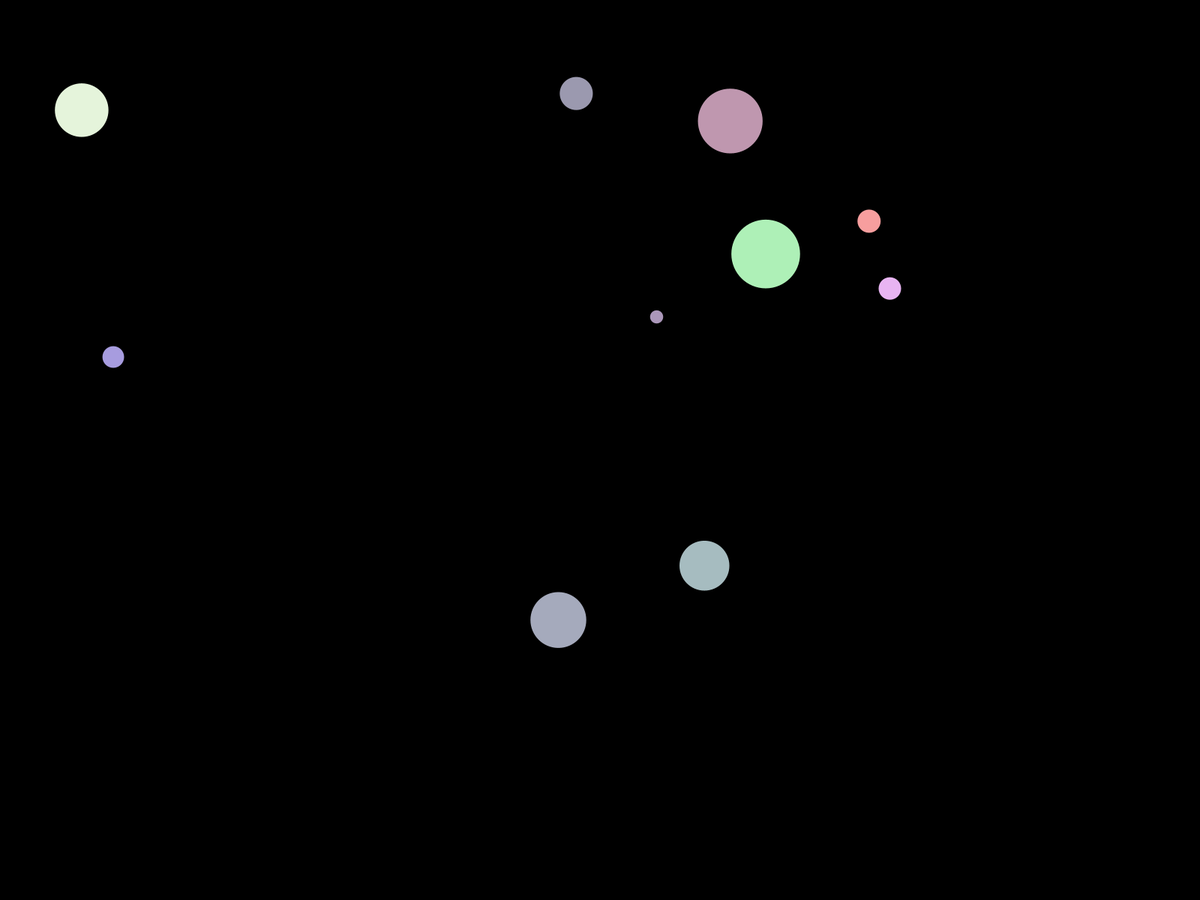
Frame 1 (no input)
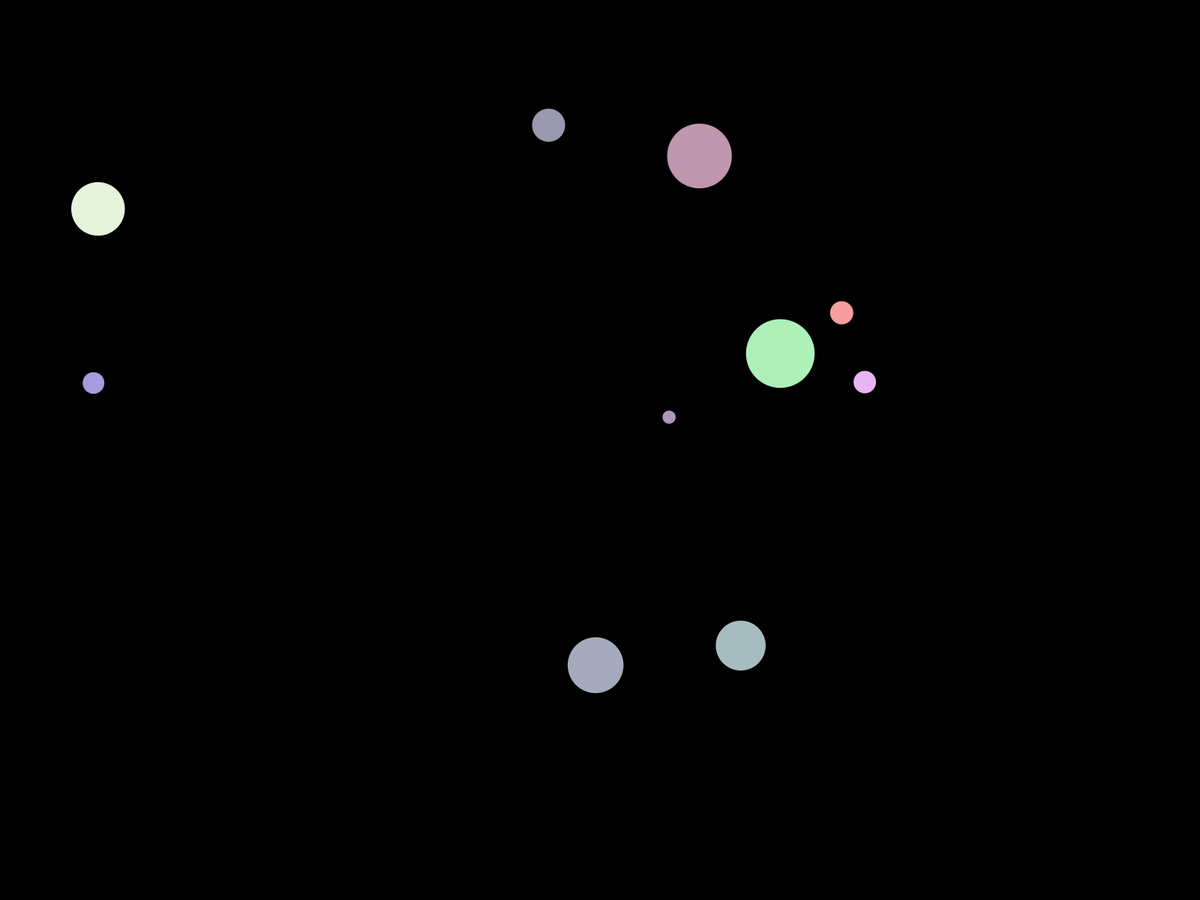
Frame 60 (the mouse pressed at the canvas centre just before this capture)
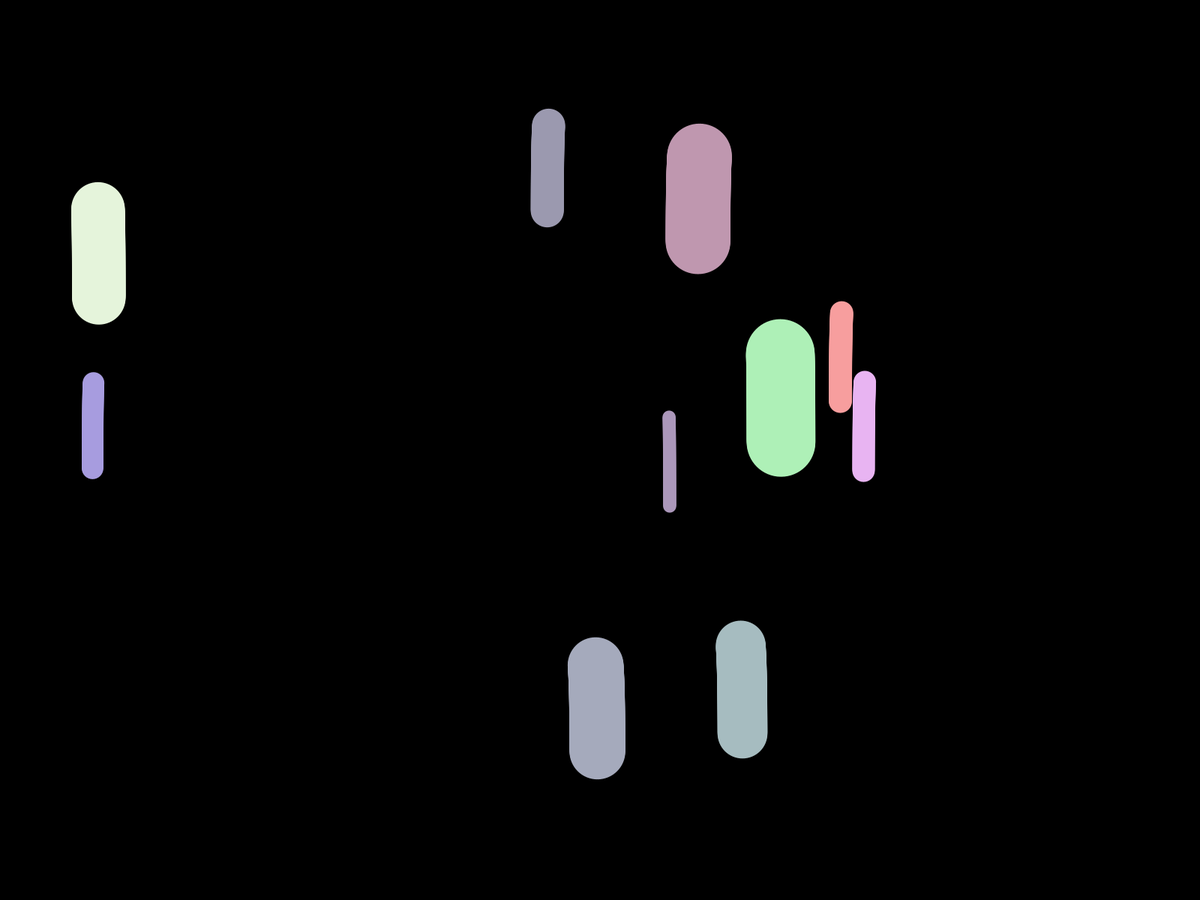
Frame 120 (the mouse held since frame 60 and released just before this capture)

The Processing sketch that drew these frames (run headless with seeded random() and noise(); from frame 60 on, the mouse is pressed at the canvas centre):

// Processing sketch: sand
// ── sand.pde
ArrayList<Ball> B = new ArrayList<Ball>();
int numB = 10;
float Rcoef = 0.8;
float f = 0.95;
void setup() {
  //size(700, 700);
  fullScreen();
  background(0);
  for (int i = 0; i < numB; i++) {
    B.add(new Ball(random(50, width - 50), random(50, height-50), random(1, 10), false));
  }
  println("Balls created");
}

void draw() {
  if (!mousePressed) background(0);

  for (int n = 0; n < 10; n++) {
    for (int i = 0; i < B.size(); i++) {
      for (int j = 0; j < B.size(); j++) {
        if (i != j && i < B.size() && j < B.size()) {
          if (dist(B.get(i).position.x, B.get(i).position.y, B.get(j).position.x, B.get(j).position.y) < (B.get(i).diam + B.get(j).diam)/2) {
            collision(B.get(i), B.get(j));
          }
        }
      }
    }
  }

  for (int i = 0; i < B.size(); i++) {
    B.get(i).update();
    B.get(i).show();
  }
}

void collision(Ball b1, Ball b2) {
  // Get distances between the balls components
  PVector distanceVect = PVector.sub(b2.position, b1.position);

  // Calculate magnitude of the vector separating the balls
  float distanceVectMag = distanceVect.mag();

  // Minimum distance before they are touching
  float minDistance = b1.diam + b2.diam;

  if (distanceVectMag < minDistance) {
    float distanceCorrection = (minDistance-distanceVectMag)/4.0;
    PVector d = distanceVect.copy();
    PVector correctionVector = d.normalize().mult(distanceCorrection);
    b2.position.add(correctionVector);
    b1.position.sub(correctionVector);

    // get angle of distanceVect
    float theta  = distanceVect.heading();
    // precalculate trig values
    float sine = sin(theta);
    float cosine = cos(theta);

    /* bTemp will hold rotated ball positions. You 
     just need to worry about bTemp[1] position*/
    PVector[] bTemp = {
      new PVector(), new PVector()
    };

    /* this ball's position is relative to the b2
     so you can use the vector between them (bVect) as the 
     reference point in the rotation expressions.
     bTemp[0].position.x and bTemp[0].position.y will initialize
     automatically to 0.0, which is what you want
     since b[1] will rotate around b[0] */
    bTemp[1].x  = cosine * distanceVect.x + sine * distanceVect.y;
    bTemp[1].y  = cosine * distanceVect.y - sine * distanceVect.x;

    // rotate Temporary velocities
    PVector[] vTemp = {
      new PVector(), new PVector()
    };

    vTemp[0].x  = cosine * b1.velocity.x + sine * b1.velocity.y;
    vTemp[0].y  = cosine * b1.velocity.y - sine * b1.velocity.x;
    vTemp[1].x  = cosine * b2.velocity.x + sine * b2.velocity.y;
    vTemp[1].y  = cosine * b2.velocity.y - sine * b2.velocity.x;

    /* Now that velocities are rotated, you can use 1D
     conservation of momentum equations to calculate 
     the final velocity along the x-axis. */
    PVector[] vFinal = {  
      new PVector(), new PVector()
    };

    // final rotated velocity for b[0]
    vFinal[0].x = ((b1.m - b2.m) * vTemp[0].x + 2 * b2.m * vTemp[1].x) / (b1.m + b2.m);
    vFinal[0].y = vTemp[0].y;

    // final rotated velocity for b[0]
    vFinal[1].x = ((b2.m - b1.m) * vTemp[1].x + 2 * b1.m * vTemp[0].x) / (b1.m + b2.m);
    vFinal[1].y = vTemp[1].y;

    // hack to avoid clumping
    bTemp[0].x += vFinal[0].x;
    bTemp[1].x += vFinal[1].x;

    /* Rotate ball positions and velocities back
     Reverse signs in trig expressions to rotate 
     in the opposite direction */
    // rotate balls
    PVector[] bFinal = { 
      new PVector(), new PVector()
    };

    bFinal[0].x = cosine * bTemp[0].x - sine * bTemp[0].y;
    bFinal[0].y = cosine * bTemp[0].y + sine * bTemp[0].x;
    bFinal[1].x = cosine * bTemp[1].x - sine * bTemp[1].y;
    bFinal[1].y = cosine * bTemp[1].y + sine * bTemp[1].x;

    // update balls to screen position
    b2.position.x = b1.position.x + bFinal[1].x;
    b2.position.y = b1.position.y + bFinal[1].y;

    b1.position.add(bFinal[0]);

    // update velocities
    b1.velocity.x = cosine * vFinal[0].x - sine * vFinal[0].y;
    b1.velocity.y = cosine * vFinal[0].y + sine * vFinal[0].x;
    b2.velocity.x = cosine * vFinal[1].x - sine * vFinal[1].y;
    b2.velocity.y = cosine * vFinal[1].y + sine * vFinal[1].x;
    
    b1.velocity.x *= Rcoef;
    b1.velocity.y *= Rcoef;
    b2.velocity.x *= Rcoef;
    b2.velocity.y *= Rcoef;
  }
}

// ── ballClass.pde
class Ball {
  PVector position;
  PVector velocity;
  float m;
  float g = 0.01*9.81;
  float diam = 10;
  float dt = 0.01;
  boolean fixed = false;
  color col = color(int(random(150, 255)), int(random(150, 255)), int(random(150, 255)));

  Ball(float x, float y, float mi, boolean fix) {
    position = new PVector(x, y);
    velocity = PVector.random2D();
    velocity.mult(3);
    m = mi;
    fixed = fix;
    diam = m*random(0.5*diam, 1.5*diam);
  }

  void update() {
    if (!fixed) {
      velocity.add(0, g);
      position.add(velocity);
      checkBoundaryCollision();
      velocity.x *= f;
      velocity.y *= f;
    }
  }

  void checkBoundaryCollision() {
    if (position.x > width-diam) {
      position.x = width-diam;
      velocity.x *= -Rcoef;
    } else if (position.x < diam) {
      position.x = diam;
      velocity.x *= -Rcoef;
    } else if (position.y > height-diam) {
      position.y = height-diam;
      velocity.y *= -Rcoef;
    } else if (position.y < diam) {
      position.y = diam;
      velocity.y *= -Rcoef;
    }
  }

  void show() {
    noStroke();
    fill(col);
    ellipse(position.x, position.y, diam, diam);
  }
}
